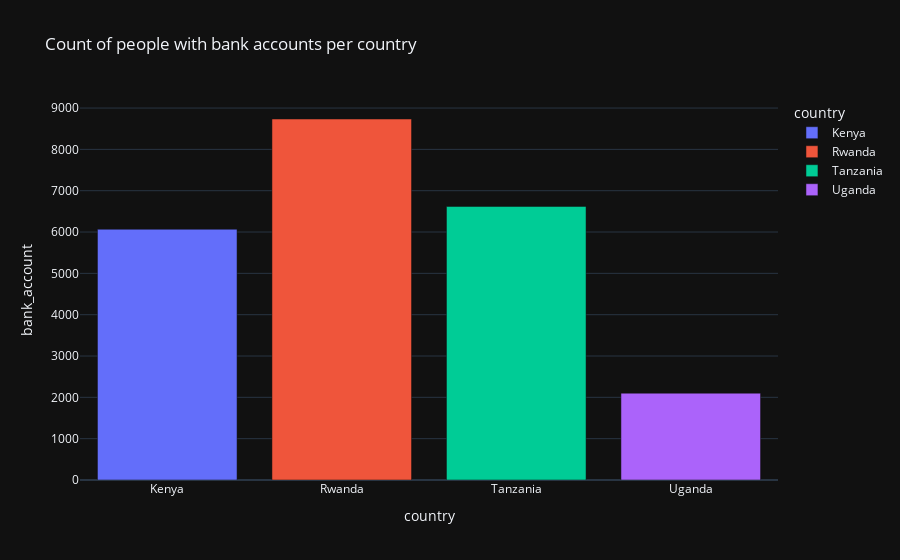

The cell this chart's notebook holds for it:
### Code cell
import plotly.express as px 

data=df.groupby('country')['bank_account'].count().reset_index()
fig=px.bar(data,x='country',y='bank_account',title='Count of people with bank accounts per country ',color='country',template='plotly_dark')
fig.show()

### Figure 1 — Plotly figure (JSON) as saved in the notebook; plotly's stock layout.template omitted (floating-point values rounded to 4 significant figures)
{"data": [{"hovertemplate": "country=%{x}<br>bank_account=%{y}<extra></extra>", "legendgroup": "Kenya", "marker": {"color": "#636efa", "pattern": {"shape": ""}}, "name": "Kenya", "orientation": "v", "showlegend": true, "textposition": "auto", "type": "bar", "x": ["Kenya"], "xaxis": "x", "y": [6068], "yaxis": "y"}, {"hovertemplate": "country=%{x}<br>bank_account=%{y}<extra></extra>", "legendgroup": "Rwanda", "marker": {"color": "#EF553B", "pattern": {"shape": ""}}, "name": "Rwanda", "orientation": "v", "showlegend": true, "textposition": "auto", "type": "bar", "x": ["Rwanda"], "xaxis": "x", "y": [8735], "yaxis": "y"}, {"hovertemplate": "country=%{x}<br>bank_account=%{y}<extra></extra>", "legendgroup": "Tanzania", "marker": {"color": "#00cc96", "pattern": {"shape": ""}}, "name": "Tanzania", "orientation": "v", "showlegend": true, "textposition": "auto", "type": "bar", "x": ["Tanzania"], "xaxis": "x", "y": [6620], "yaxis": "y"}, {"hovertemplate": "country=%{x}<br>bank_account=%{y}<extra></extra>", "legendgroup": "Uganda", "marker": {"color": "#ab63fa", "pattern": {"shape": ""}}, "name": "Uganda", "orientation": "v", "showlegend": true, "textposition": "auto", "type": "bar", "x": ["Uganda"], "xaxis": "x", "y": [2101], "yaxis": "y"}], "layout": {"barmode": "relative", "legend": {"title": {"text": "country"}, "tracegroupgap": 0}, "title": {"text": "Count of people with bank accounts per country "}, "xaxis": {"anchor": "y", "categoryarray": ["Kenya", "Rwanda", "Tanzania", "Uganda"], "categoryorder": "array", "domain": [0, 1], "title": {"text": "country"}}, "yaxis": {"anchor": "x", "domain": [0, 1], "title": {"text": "bank_account"}}}}
